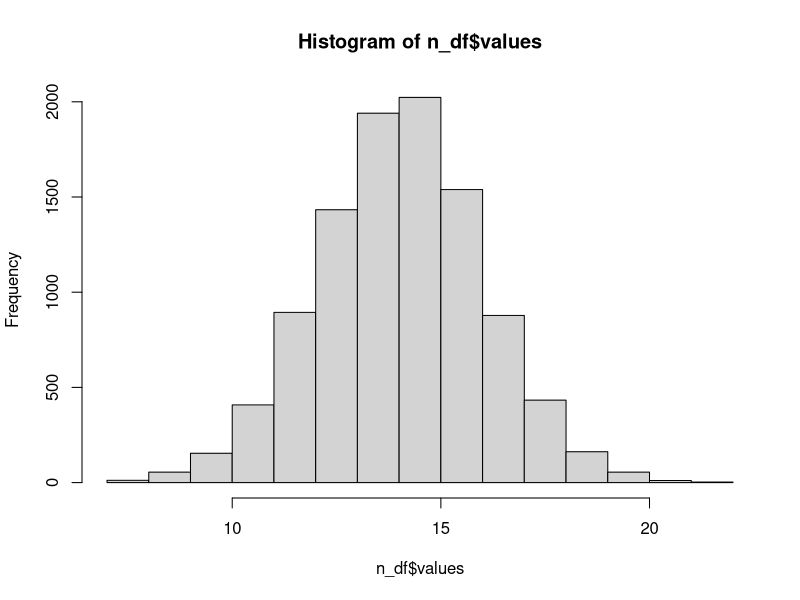
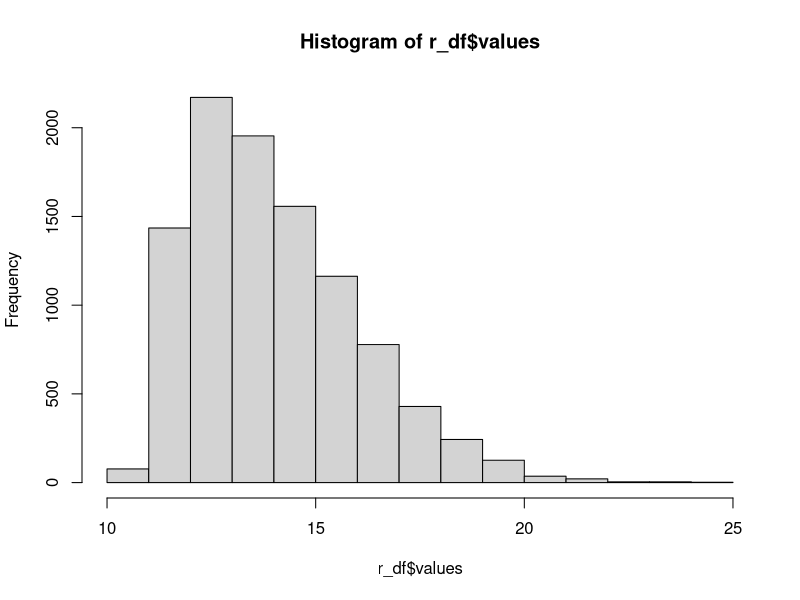
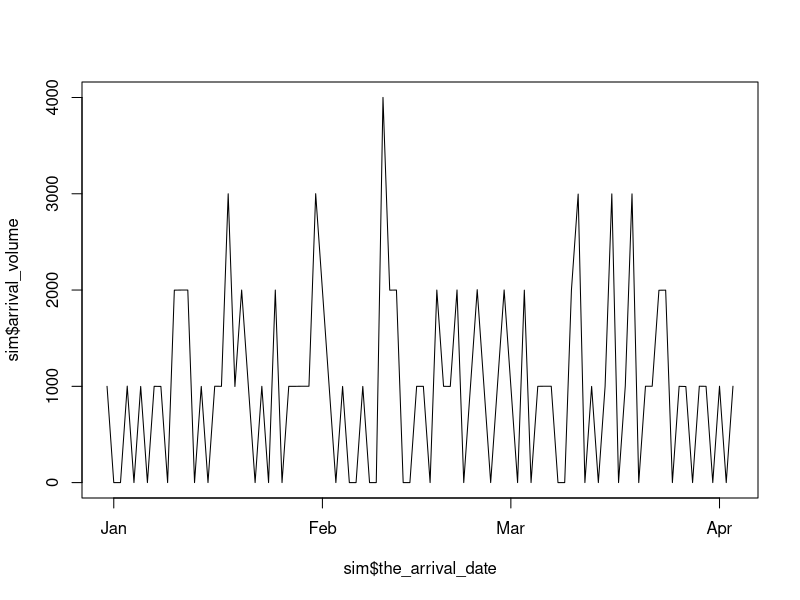
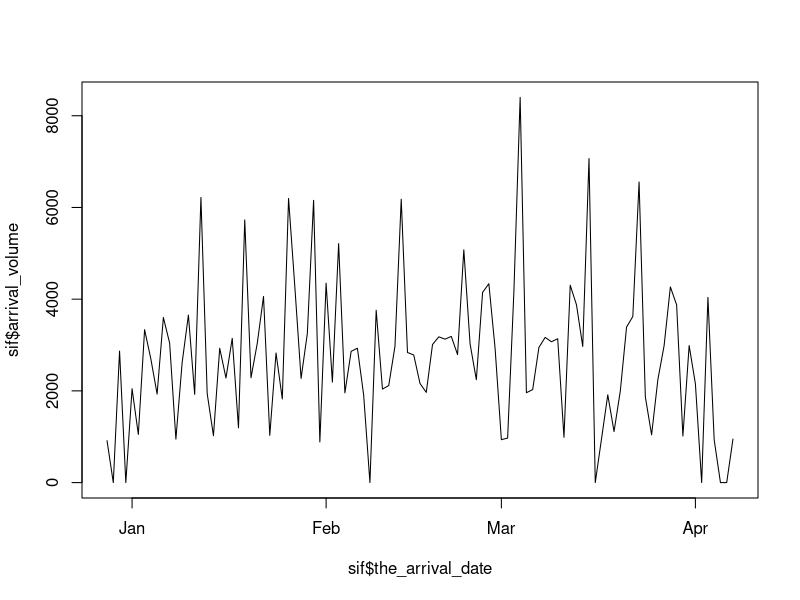
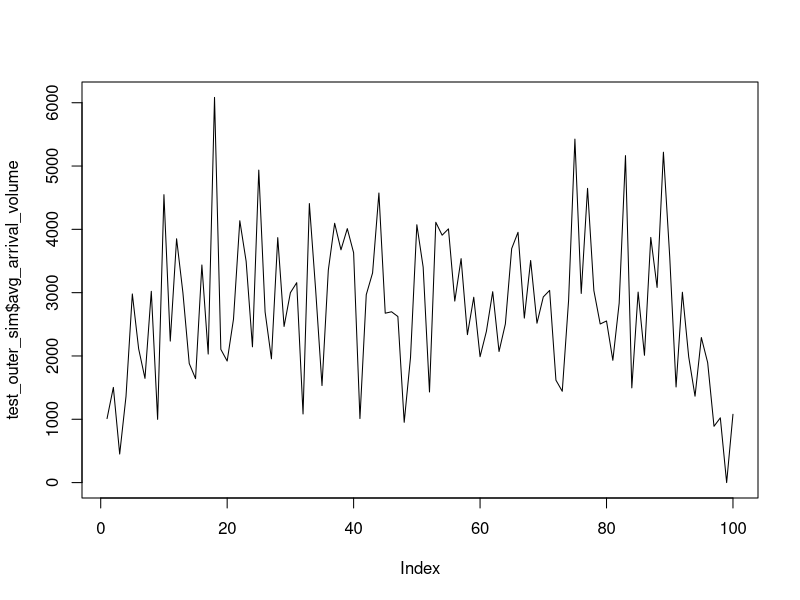
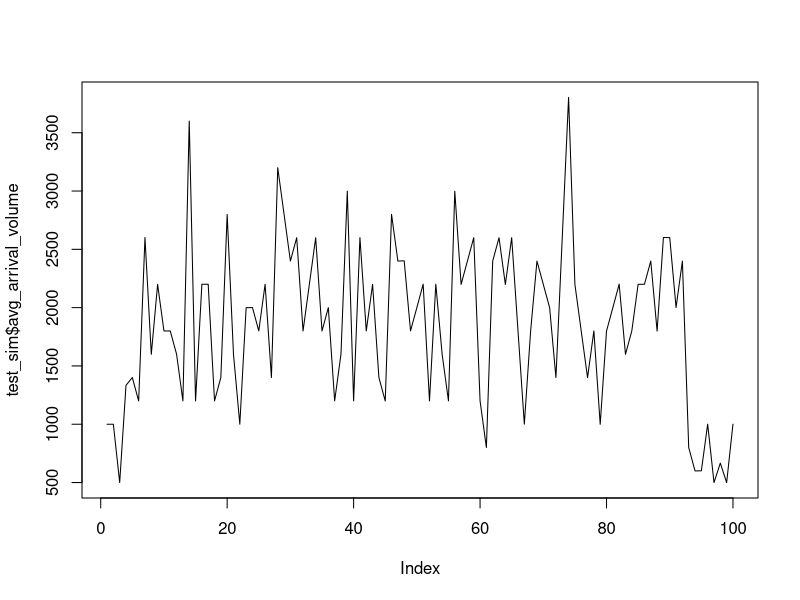

Write R code to recreate these figures, in order. (Note: this script raises an error after producing the figures.)

# purpose: support article on scenario planning with monte carlo
# caution: this is a learning script (for me, and you)

# 1.0 Read packages ----
library(tidyverse) # for manipulating data
library(ggplot2) # for visualization
# library(EnvStats)
# library(MASS)
library(fGarch) # for creating skewed distributions

# 2.0 Sampling distributions ----

# * normal ----
rnorm(1, 14, 2) # single value
n_df <- data.frame(values = rnorm(10000, 14, 2)) # many values
hist(n_df$values)

# * right skew (longish tail) ----
r_df <- data.frame(values = rsnorm(10000, mean = 14, sd = 2, xi = 2.5))
hist(r_df$values)

# 3.0 Manually Generate Single Instance ----

# * create date range ----
date_range <- rep(seq.Date(from=as.Date("2020-12-01"),
                           to=as.Date("2021-03-01"), by="day"), 1)

# * create demand on each date ----
the_volume <- round(rnorm(length(date_range), 1000, 1), 0)

# * create transits ----
order_oport <- rsnorm(length(date_range), mean = 14, sd = 2, xi = 2.5)
oport_dport <- rsnorm(length(date_range), mean = 14, sd = 2, xi = 2.5)
dport_dwhse <- rsnorm(length(date_range), mean = 4, sd = 1, xi = 2.5)

# * calculate transit time ----
the_full_transit <- round(order_oport + oport_dport + dport_dwhse)

# * generate arrival date ----
the_arrival_date <- date_range + the_full_transit

# * single instance dataframe ----
single_instance_manual <- data.frame(date_range, the_volume, order_oport,
                                     oport_dport, dport_dwhse, the_full_transit,
                                     the_arrival_date)

# * visualize volume by arrival date ----
sim <- single_instance_manual %>% group_by(the_arrival_date) %>%
  summarise(arrival_volume = sum(the_volume)) %>%
  complete(the_arrival_date = seq.Date(min(the_arrival_date), max(the_arrival_date), by="day")) %>%
  mutate(arrival_volume = coalesce(arrival_volume, 0))

plot(sim$the_arrival_date, sim$arrival_volume, type='l')

# 4.0 Single Instance Function ----

# * create function ----
inner_sim <- function() {
  
  date_range <- rep(seq.Date(from=as.Date("2020-12-01"),
                             to=as.Date("2021-03-01"), by="day"), 3)
  
  the_volume <- round(rnorm(length(date_range), 1000, 100), 0)
  order_oport <- rsnorm(length(date_range), mean = 14, sd = 2, xi = 2.5)
  oport_dport <- rsnorm(length(date_range), mean = 14, sd = 2, xi = 2.5)
  dport_dwhse <- rsnorm(length(date_range), mean = 4, sd = 1, xi = 2.5)
  
  the_full_transit <- round(order_oport + oport_dport + dport_dwhse)
  the_arrival_date <- date_range + the_full_transit
  
  single_instance_function <- data.frame(date_range, the_volume, order_oport,
                                       oport_dport, dport_dwhse, the_full_transit,
                                       the_arrival_date)
  
  return(single_instance_function)
  
}

# * verify inner sim output ----
single_instance_function <- inner_sim()
head(single_instance_function)
dim(single_instance_function)

sif <- single_instance_function %>% group_by(the_arrival_date) %>%
  summarise(arrival_volume = sum(the_volume)) %>%
  complete(the_arrival_date = seq.Date(min(the_arrival_date), max(the_arrival_date), by="day")) %>%
  mutate(arrival_volume = coalesce(arrival_volume, 0))

plot(sif$the_arrival_date, sif$arrival_volume, type='l')


# 5.0 Outer Function ----

outer_sim <- function(n=2) {
  
  multi_instance_function <- data.frame(idx = integer(),
                                        the_arrival_date = as.Date(character()),
                                        arrival_volume = double())  
  
  for (i in 1:n) {
    hold <- inner_sim()
    
    single_aggregate <- hold %>% group_by(the_arrival_date) %>%
      summarise(arrival_volume = sum(the_volume)) %>%
      complete(the_arrival_date = seq.Date(min(the_arrival_date), max(the_arrival_date), by="day")) %>%
      mutate(arrival_volume = coalesce(arrival_volume, 0)) %>%
      mutate(idx = i)
    
    multi_instance_function <- rbind(multi_instance_function, single_aggregate)
  }
  
  return(multi_instance_function)
  
}

test_outer_sim <- outer_sim() %>%
  as.data.frame()

temp <- test_outer_sim[test_outer_sim$the_arrival_date == as.Date("2021-01-01"),]
mean(temp$arrival_volume)

test_outer_sim <- outer_sim() %>%
  as.data.frame() %>%
  mutate(the_arrival_date = as.character(the_arrival_date)) %>%
  group_by(the_arrival_date) %>%
  summarise(avg_arrival_volume = mean(arrival_volume))

plot(test_outer_sim$avg_arrival_volume, type='l')

# 6.0 Bring Together, with parameters

sim_function <- function(num_sims = 5, num_ports = 2,
                         start_date = as.Date("2020-12-01"),
                         end_date   = as.Date("2021-03-01"),
                         vol_mean = 1000, vol_var = 1,
                         oo_mean  = 14,   oo_var = 2,  oo_xi = 4.5,
                         od_mean  = 14,   od_var = 2,  od_xi = 4.5,
                         dw_mean  = 4,    dw_var = 1,  dw_xi = 4.5) {
  
  # outer sim (multi instance)
  multi_instance_function <- data.frame(idx = integer(),
                                        the_arrival_date = as.Date(character()),
                                        arrival_volume = double())  
  
  for (i in 1:num_sims) {
    
    # inner sim (single instance)
    date_range <- rep(seq.Date(from=start_date,
                               to=end_date, by="day"), num_ports)
    
    the_volume <- round(rnorm(length(date_range), vol_mean, vol_var), 0)
    order_oport <- rsnorm(length(date_range), mean = oo_mean, sd = oo_var, xi = oo_xi)
    oport_dport <- rsnorm(length(date_range), mean = od_mean, sd = od_var, xi = od_xi)
    dport_dwhse <- rsnorm(length(date_range), mean = dw_mean, sd = dw_var, xi = dw_xi)
    
    the_full_transit <- round(order_oport + oport_dport + dport_dwhse)
    the_arrival_date <- date_range + the_full_transit
    
    single_instance_function <- data.frame(date_range, the_volume, order_oport,
                                           oport_dport, dport_dwhse, the_full_transit,
                                           the_arrival_date)
    
    single_aggregate <- single_instance_function %>% group_by(the_arrival_date) %>%
      summarise(arrival_volume = sum(the_volume)) %>%
      complete(the_arrival_date = seq.Date(min(the_arrival_date), max(the_arrival_date), by="day")) %>%
      mutate(arrival_volume = coalesce(arrival_volume, 0)) %>%
      mutate(idx = i)
    
    multi_instance_function <- rbind(multi_instance_function, single_aggregate)
    
  }
 
  return(multi_instance_function)
  
}

test_sim <- sim_function() %>%
  mutate(the_arrival_date = as.character(the_arrival_date)) %>%
  group_by(the_arrival_date) %>%
  summarise(avg_arrival_volume = mean(arrival_volume))

plot(test_sim$avg_arrival_volume, type='l')

hold_me <- test_sim[test_sim$the_arrival_date == "2021-01-09" | test_sim$the_arrival_date == "2021-01-10",] %>%
  arrange(the_arrival_date)

boxplot(test_sim$arrival_volume)

# 7.0 Add Complexity ----

sim_function <- function(num_sims = 2, num_ports = 3,
                         start_date = as.Date("2020-12-01"),
                         end_date   = as.Date("2021-03-01"),
                         vol_mean = 1000, vol_var = 1,
                         oo_mean  = 14,   oo_var = 2,  oo_xi = 2.5,
                         od_mean  = 14,   od_var = 2,  od_xi = 2.5,
                         dw_mean  = 4,    dw_var = 1,  dw_xi = 2.5,
                         delay_range = c(), delay_mag = 14) {
  
  # outer sim (multi instance)
  multi_instance_function <- data.frame(idx = integer(),
                                        the_arrival_date = as.Date(character()),
                                        arrival_volume = double()) 
  
  for (i in 1:num_sims) {
    
    # inner sim (single instance)
    date_range <- rep(seq.Date(from=start_date,
                               to=end_date, by="day"), num_ports)
    
    the_volume <- round(rnorm(length(date_range), vol_mean, vol_var), 0)
    order_oport <- 14 # round(rsnorm(length(date_range), mean = oo_mean, sd = oo_var, xi = oo_xi),0)
    oport_dport <- 14 # rsnorm(length(date_range), mean = od_mean, sd = od_var, xi = od_xi)
    dport_dwhse <- 14 # round(rsnorm(length(date_range), mean = dw_mean, sd = dw_var, xi = dw_xi),0)
    
    the_full_transit <- round(order_oport + oport_dport + dport_dwhse)
    the_arrival_date <- rep(as.Date("1999-01-01"), length(date_range))
    
    single_instance_function <- data.frame(date_range, the_volume, order_oport,
                                           oport_dport, dport_dwhse, the_full_transit,
                                           the_arrival_date)

    single_instance_function$the_full_transit <- ifelse(single_instance_function$date_range %in% delay_range,
                                                        single_instance_function$the_full_transit + delay_mag,
                                                        single_instance_function$the_full_transit)
    
    single_instance_function$the_arrival_date <- single_instance_function$date_range + single_instance_function$the_full_transit
    
    single_aggregate <- single_instance_function %>% group_by(the_arrival_date) %>%
      summarise(arrival_volume = sum(the_volume)) %>%
      complete(the_arrival_date = seq.Date(min(the_arrival_date), max(the_arrival_date), by="day")) %>%
      mutate(arrival_volume = coalesce(arrival_volume, 0)) %>%
      mutate(idx = i)
    
    multi_instance_function <- rbind(multi_instance_function, single_aggregate)
    
  }
  
  return(multi_instance_function)
  
}

test_sim <- sim_function() %>%
  mutate(the_arrival_date = as.character(the_arrival_date)) %>%
  group_by(the_arrival_date) %>%
  summarise(avg_arrival_volume = mean(arrival_volume))

plot(test_sim$avg_arrival_volume, type='l')

delay_range <- seq.Date(from=as.Date("2021-01-01"),
                        to=as.Date("2021-02-01"), by="day")

test_sim <- sim_function(num_sims = 100, num_ports = 2,
                         vol_var = 100,
                         oo_var = 1, od_var = 1, dw_var = 1,
                         oo_xi  = 1, od_xi  = 1, dw_xi  = 1,
                         delay_range = delay_range, delay_mag = 14)

ggplot(test_sim, aes(x=as.Date(the_arrival_date), y=arrival_volume, group=the_arrival_date)) +
  geom_boxplot() +
  scale_x_date(date_labels = "%b %Y")

p <- test_sim %>% 
  mutate(the_arrival_date = as.character(the_arrival_date)) %>%
  group_by(the_arrival_date) %>%
  summarise(avg_arrival_volume = mean(arrival_volume))
# p <- test_sim %>% group_by(the_arrival_date) %>% summarise(avg_arrival_volume = quantile(arrival_volume, 0.90) - quantile(the_volume, 0.10))
ggplot(p, aes(x=as.Date(the_arrival_date), y=avg_arrival_volume)) +
  geom_line()

# More Complexity ----

sim_function <- function(num_sims = 10, num_ports = 2,
                         start_date = as.Date("2020-12-01"),
                         end_date   = as.Date("2021-03-01"),
                         vol_mean = 1000, vol_var = 0.1,
                         oo_mean  = 14,   oo_var = 0.1,  oo_xi = 1.5,
                         od_mean  = 14,   od_var = 0.1,  od_xi = 1.5,
                         dw_mean  = 4,    dw_var = 0.1,  dw_xi = 1.5,
                         delay_range = c(), delay_mag = 0,
                         delay_range_2 = c(), delay_mag_2 = 0) {
  
  # outer sim (multi instance)
  multi_instance_function <- data.frame(idx = integer(),
                                        the_arrival_date = as.Date(character()),
                                        arrival_volume = double()) 
  
  for (i in 1:num_sims) {
    
    # inner sim (single instance)
    date_range <- rep(seq.Date(from=start_date,
                               to=end_date, by="day"), num_ports)
    
    the_volume <- round(rnorm(length(date_range), vol_mean, vol_var), 0)
    order_oport <- rsnorm(length(date_range), mean = oo_mean, sd = oo_var, xi = oo_xi)
    oport_dport <- rsnorm(length(date_range), mean = od_mean, sd = od_var, xi = od_xi)
    dport_dwhse <- rsnorm(length(date_range), mean = dw_mean, sd = dw_var, xi = dw_xi)
    
    the_full_transit <- round(order_oport + oport_dport + dport_dwhse)
    the_arrival_date <- rep(as.Date("1999-01-01"), length(date_range))
    
    single_instance_function <- data.frame(date_range, the_volume, order_oport,
                                           oport_dport, dport_dwhse, the_full_transit,
                                           the_arrival_date)
    
    single_instance_function$the_arrival_date <- single_instance_function$date_range + single_instance_function$the_full_transit

    single_instance_function$delay_mag <- delay_mag
    single_instance_function$delay_mag_2 <- delay_mag_2
    single_instance_function$delay_1 <- ifelse(single_instance_function$the_arrival_date %in% delay_range, 1, 0)
    single_instance_function$delay_2 <- ifelse(single_instance_function$the_arrival_date %in% delay_range_2, 1, 0)
 
    single_instance_function$the_arrival_date <- single_instance_function$the_arrival_date +
      (single_instance_function$delay_1 * single_instance_function$delay_mag)
    single_instance_function$the_arrival_date <- single_instance_function$the_arrival_date +
      (single_instance_function$delay_2 * single_instance_function$delay_mag_2)
    
    # single_instance_function$the_full_transit <- ifelse(single_instance_function$date_range %in% delay_range,
    #                                                     single_instance_function$the_full_transit + delay_mag,
    #                                                     ifelse(single_instance_function$date_range %in% delay_range_2,
    #                                                            single_instance_function$the_full_transit + delay_mag_2,
    #                                                                    single_instance_function$the_full_transit))
    # 
    # single_instance_function$the_arrival_date <- single_instance_function$date_range + single_instance_function$the_full_transit

    single_aggregate <- single_instance_function %>% group_by(the_arrival_date) %>%
      summarise(arrival_volume = sum(the_volume)) %>%
      complete(the_arrival_date = seq.Date(min(the_arrival_date), max(the_arrival_date), by="day")) %>%
      mutate(arrival_volume = coalesce(arrival_volume, 0))
    
    multi_instance_function <- rbind(multi_instance_function, single_aggregate)
    
  }
  
  # filter intro and outro of output (sim incompleteness)
  min_filter_date <- min(multi_instance_function$the_arrival_date) + (oo_var * 8)
  max_filter_date <- max(multi_instance_function$the_arrival_date) - (oo_var * 8)
  multi_instance_function <- multi_instance_function[multi_instance_function$the_arrival_date > min_filter_date,]
  multi_instance_function <- multi_instance_function[multi_instance_function$the_arrival_date < max_filter_date,]
  
  return(multi_instance_function)
  
}

delay_range <- seq.Date(from=as.Date("2021-01-01"),
                        to=as.Date("2021-01-15"), by="day")

delay_range_2 <- seq.Date(from=as.Date("2021-01-16"),
                        to=as.Date("2021-02-28"), by="day")

test_sim <- sim_function(num_sims = 10, num_ports = 1,
                         delay_range   = delay_range,   delay_mag = 10,
                         delay_range_2 = delay_range_2, delay_mag_2 = 5,
                         vol_mean = 10, vol_var = 0.01,
                         oo_var = 0.01, od_var = 0.01, dw_var = 0.01)

ggplot(test_sim, aes(x=as.Date(the_arrival_date),
                     y=arrival_volume,
                     group=the_arrival_date)) +
  geom_boxplot() +
  scale_x_date(date_labels = "%b %Y")

p <- test_sim %>% 
  mutate(the_arrival_date = as.character(the_arrival_date)) %>%
  group_by(the_arrival_date) %>%
  summarise(avg_arrival_volume = mean(arrival_volume),
            avg_range = quantile(arrival_volume, 0.80) - quantile(arrival_volume, 0.20))

ggplot(p, aes(x=as.Date(the_arrival_date), y=avg_arrival_volume)) +
  geom_line()
ggplot(p, aes(x=as.Date(the_arrival_date), y=avg_range)) +
  geom_line()

# 8.0 Scenario Plan ----

sim_plan_1 <- sim_function(num_sims = 100, num_ports = 10,
                         delay_range   = delay_range,   delay_mag = 0,
                         delay_range_2 = delay_range_2, delay_mag_2 = 0,
                         vol_mean = 100, vol_var = 10,
                         oo_var = 2, od_var = 2, dw_var = 1) %>%
  group_by(the_arrival_date) %>%
  summarise(arrival_volume = mean(arrival_volume)) %>%
  mutate(sim = "base")

sim_plan_2 <- sim_function(num_sims = 100, num_ports = 10,
                           delay_range   = delay_range,   delay_mag = 70,
                           delay_range_2 = delay_range_2, delay_mag_2 = 4,
                           vol_mean = 100, vol_var = 10,
                           oo_var = 3, od_var = 3, dw_var = 2) %>%
  group_by(the_arrival_date) %>%
  summarise(arrival_volume = mean(arrival_volume)) %>%
  mutate(sim = "scenario")

sim_plan_comp <- rbind(sim_plan_1, sim_plan_2)

ggplot(sim_plan_comp, aes(x=the_arrival_date, y=arrival_volume, group=sim, color=sim)) +
  geom_line()

#### MOST IMPORTANT ----
# 1. instances within instances is the magic
# 2. make sure you validate the output of every step
# 3. domain expertise is as important as the code
# 4. before you begin, it's important to understand the decisions so you know
# what levers you should create in your model - otherwise, endless what-ifs..

# MOST Complexity ----


delay_range <- seq.Date(from=as.Date("2021-01-01"),
                        to=as.Date("2021-01-15"), by="day")

# test single ----
# * create function ----
inner_sim <- function() {
  
  date_range <- rep(seq.Date(from=as.Date("2020-12-01"),
                             to=as.Date("2021-03-01"), by="day"), 10)
  
  the_volume <- round(rnorm(length(date_range), 100, 15), 0)
  order_oport <- rsnorm(length(date_range), mean = 14, sd = 3, xi = 2.5)
  # oport_dport <- rsnorm(length(date_range), mean = 14, sd = 3, xi = 2.5)
  trans_port <- order_oport + oport_dport
  
  port_data <- data.frame(date_range, the_volume, trans_port)
  port_data$port_arrival_date <- port_data$date_range + port_data$trans_port
    
  port_data$port_arrival_date <- as.Date(port_data$port_arrival_date, format="%Y-%m-%d")
  # print(port_data$port_arrival_date)
  str(port_data)
  port_data$port_arrival_date <- fifelse(as.character(port_data$port_arrival_date) %in% as.character(delay_range),
                                           port_data$port_arrival_date, port_data$port_arrival_date)

  print("OOK")
  print(head(port_data,20))
  print("checkpoint")
  print("this this") 
  
  # aggregate up port arrival data
  port_agg <- port_data %>% mutate(port_arrival_date = as.character(port_arrival_date)) %>%
    group_by(port_arrival_date) %>%
    summarise(port_arrival_volume = sum(the_volume))
    # mutate(port_arrival_date = as.Date(port_arrival_date, format="%Y-%m-%d"))
    # complete(port_arrival_date = seq.Date(min(port_arrival_date), max(port_arrival_date), by="day")) %>%
    # mutate(port_arrival_volume = coalesce(port_arrival_volume, 0))  


  # meter port volume
  cap <- 3000
  port_agg$adjusted_port_volume <- port_agg$port_arrival_volume
  for (i in 1:(nrow(port_agg)-1)) {
    if (port_agg$adjusted_port_volume[i] > cap) {
      leftover <- port_agg$adjusted_port_volume[i] - cap
      leftover <- ifelse(leftover < 0, 0, leftover)
      port_agg$adjusted_port_volume[i] <- cap
      port_agg$adjusted_port_volume[i+1] <- port_agg$adjusted_port_volume[i+1] + leftover
    }
  } 


        
  port_agg$dport_dwhse <- round(rsnorm(length(port_agg$port_arrival_date), mean = 4, sd = 0.1, xi = 3.5))
  port_agg$dwhse_arrival_date <- as.Date(port_agg$port_arrival_date) + port_agg$dport_dwhse
  
  single_instance_agg <- port_agg %>%
    mutate(dwhse_arrival_date = as.character(dwhse_arrival_date)) %>%
    group_by(dwhse_arrival_date) %>%
    summarise(dwhse_volume = sum(adjusted_port_volume)) %>%
    mutate(dwhse_arrival_date = as.Date(dwhse_arrival_date)) %>%
    complete(dwhse_arrival_date = seq.Date(min(dwhse_arrival_date), max(dwhse_arrival_date), by="day")) %>%
    mutate(dwhse_volume = coalesce(dwhse_volume, 0))  
  
  return(single_instance_agg)
  
}

# * verify inner sim output ----
single_instance_function <- inner_sim()
head(single_instance_function)
dim(single_instance_function)

ggplot(single_instance_function, aes(x=dwhse_arrival_date, y=dwhse_volume, group=1)) + geom_line()

sim_function <- function(num_sims = 10, num_ports = 10,
                         start_date = as.Date("2020-12-01"),
                         end_date   = as.Date("2021-03-01"),
                         vol_mean = 100, vol_var = 0.001,
                         oo_mean  = 14,   oo_var = 0.001,  oo_xi = 1.0,
                         od_mean  = 14,   od_var = 0.001,  od_xi = 1.0,
                         dw_mean  = 4,    dw_var = 0.001,  dw_xi = 1.0,
                         delay_range = c(), delay_mag = 0,
                         delay_range_2 = c(), delay_mag_2 = 0,
                         port_threshold = 2500) {
  
  # outer sim (multi instance)
  multi_instance_function <- data.frame(idx = integer(),
                                        dwhse_arrival_date = as.Date(character()),
                                        dwhse_volume = double()) 
  
  for (i in 1:num_sims) {
    
    # inner sim (single instance)
    date_range <- rep(seq.Date(from=as.Date("2020-12-01"),
                               to=as.Date("2021-03-01"), by="day"), num_ports)
    
    the_volume <- round(rnorm(length(date_range), vol_mean, vol_var), 0)
    order_oport <- round(rsnorm(length(date_range), mean = oo_mean, sd = oo_var, xi = oo_xi), 0)
    oport_dport <- round(rsnorm(length(date_range), mean = od_mean, sd = od_var, xi = od_xi), 0)
    trans_port <- order_oport + oport_dport
    
    print(trans_port)
    
    port_data <- data.frame(date_range, the_volume, trans_port)
    port_data$port_arrival_date <- port_data$date_range + port_data$trans_port
    
    port_data$port_arrival_date <- as.Date(port_data$port_arrival_date, format="%Y-%m-%d")
    port_data$port_arrival_date <- if_else(as.character(port_data$port_arrival_date) %in% as.character(delay_range),
                                           port_data$port_arrival_date + delay_mag,
                                           port_data$port_arrival_date)
    
    # aggregate up port arrival data
    port_agg <- port_data %>% mutate(port_arrival_date = as.character(port_arrival_date)) %>%
      group_by(port_arrival_date) %>%
      summarise(port_arrival_volume = sum(the_volume))
    
    print(port_agg)
    
    # meter port volume
    cap <- port_threshold
    port_agg$adjusted_port_volume <- port_agg$port_arrival_volume
    for (i in 1:(nrow(port_agg)-1)) {
      if (port_agg$adjusted_port_volume[i] > cap) {
        leftover <- port_agg$adjusted_port_volume[i] - cap
        leftover <- ifelse(leftover < 0, 0, leftover)
        port_agg$adjusted_port_volume[i] <- cap
        port_agg$adjusted_port_volume[i+1] <- port_agg$adjusted_port_volume[i+1] + leftover
      }
    } 
    
    port_agg$dport_dwhse <- round(rsnorm(length(port_agg$port_arrival_date), mean = dw_mean, sd = dw_var, xi = dw_xi))
    port_agg$dwhse_arrival_date <- as.Date(port_agg$port_arrival_date) + port_agg$dport_dwhse
    
    single_instance_agg <- port_agg %>%
      mutate(dwhse_arrival_date = as.character(dwhse_arrival_date)) %>%
      group_by(dwhse_arrival_date) %>%
      summarise(dwhse_volume = sum(adjusted_port_volume)) %>%
      mutate(dwhse_arrival_date = as.Date(dwhse_arrival_date)) %>%
      complete(dwhse_arrival_date = seq.Date(min(dwhse_arrival_date), max(dwhse_arrival_date), by="day")) %>%
      mutate(dwhse_volume = coalesce(dwhse_volume, 0))  
    
    multi_instance_function <- rbind(multi_instance_function, single_instance_agg)
    
  }
  
  return(multi_instance_function)
  
}

test_sim <- sim_function(num_sims = 10,
                         vol_var  = 0.001,
                         oo_var   =  0.001,
                         delay_range = delay_range,
                         delay_mag = 0,
                         port_threshold = 100000)

ggplot(test_sim, aes(x=as.Date(dwhse_arrival_date),
                     y=dwhse_volume,
                     group=dwhse_arrival_date)) +
  geom_boxplot()

test_sim <- sim_function()
head(test_sim)
ggplot(test_sim, aes(x=as.Date(dwhse_arrival_date),
                     y=dwhse_volume,
                     group=dwhse_arrival_date)) +
  geom_boxplot() +
  scale_x_date(date_labels = "%b %Y")

# ----
